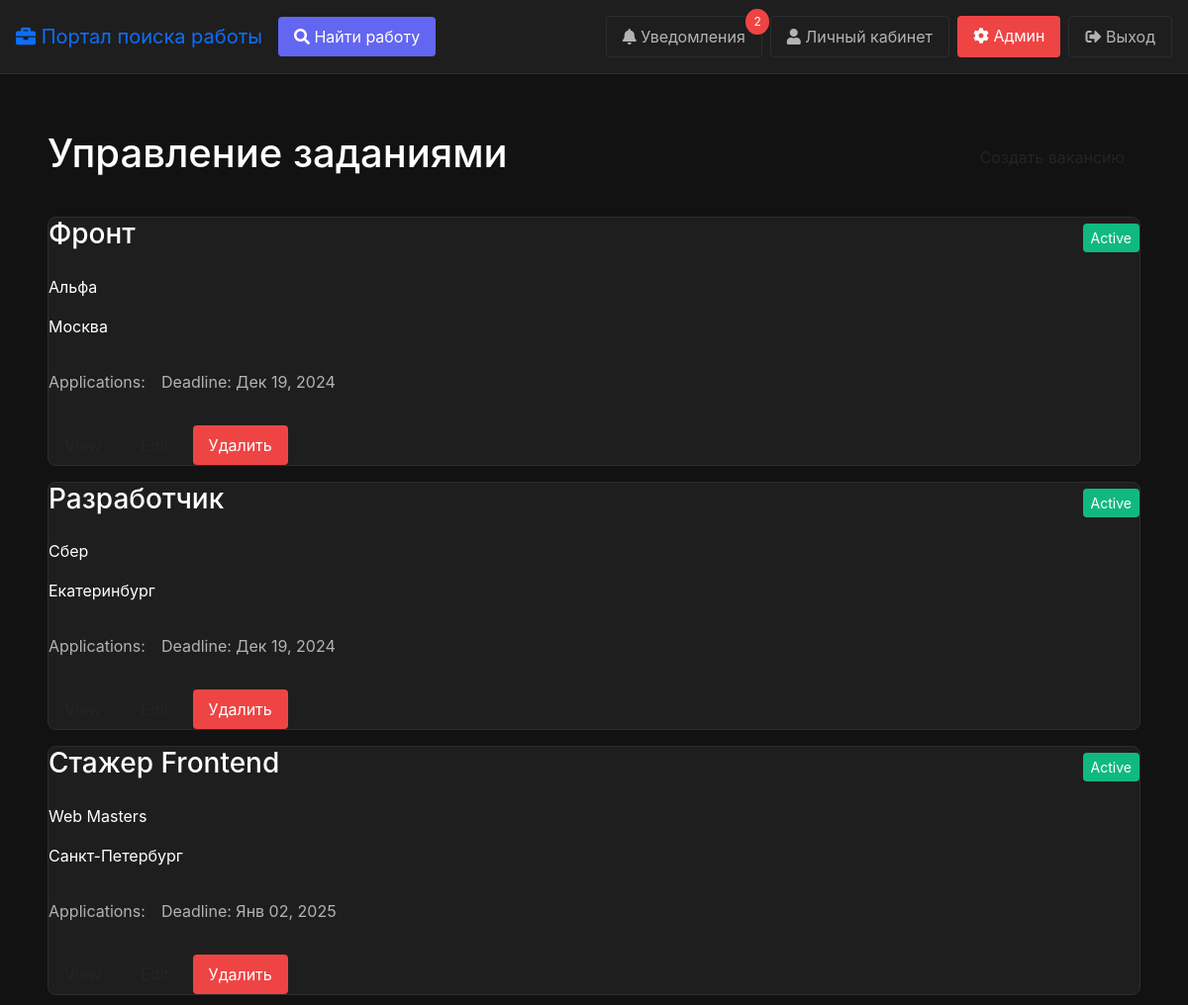
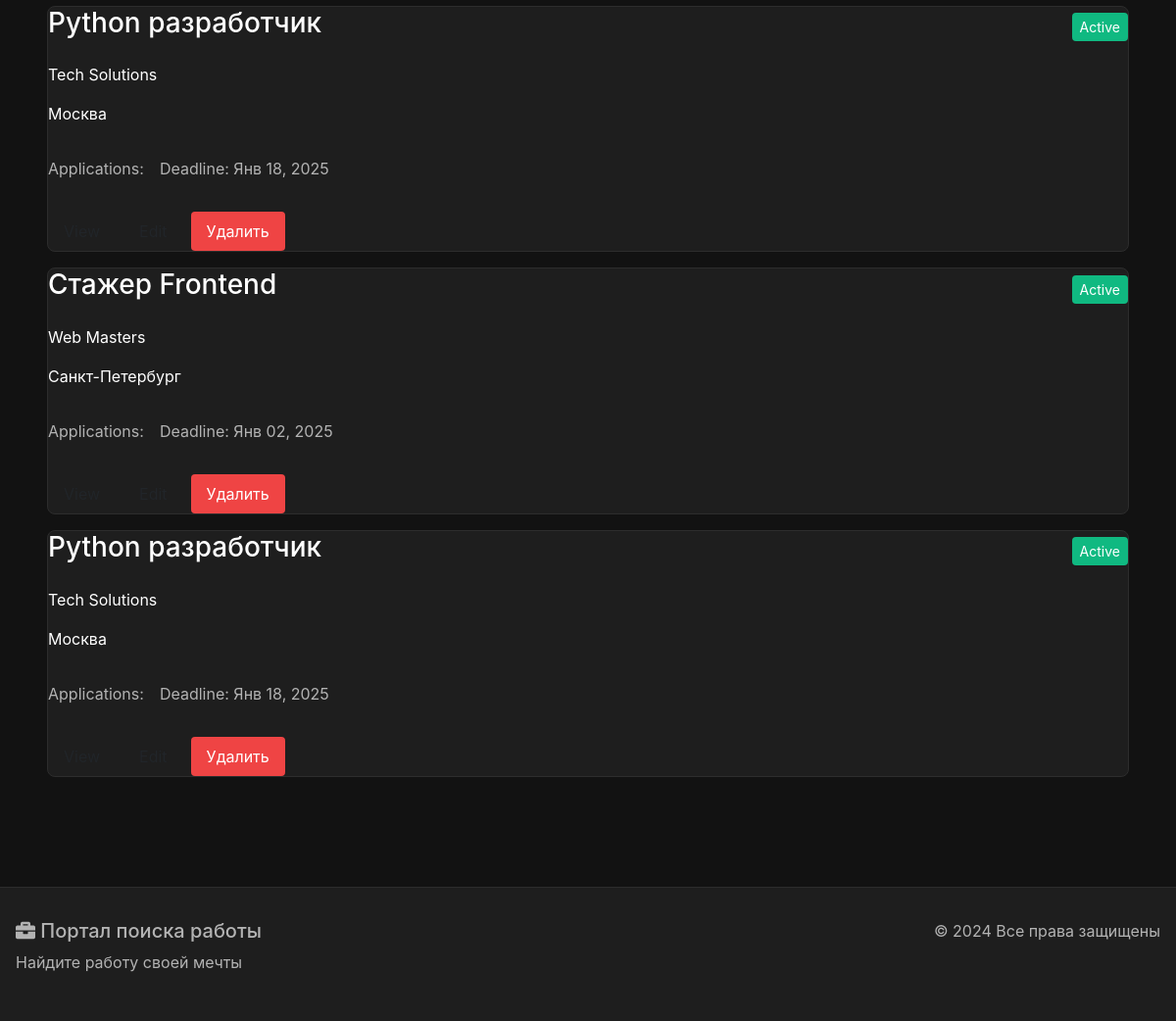
The page /jobs/admin/jobs/ (signed in) on the database its author committed (2 pictures, top to bottom).
### jobs/models.py (models this page shows, shortened)
class Job(models.Model):
    JOB_TYPES = [
        ('INTERNSHIP', 'Стажировка'),
        ('PART_TIME', 'Частичная занятость'),
        ('FULL_TIME', 'Полная занятость'),
    ]
    title = models.CharField('Название вакансии', max_length=200)
    description = models.TextField('Описание')
    company = models.CharField('Компания', max_length=200)
    location = models.CharField('Местоположение', max_length=200)
    job_type = models.CharField('Тип работы', max_length=50, choices=JOB_TYPES)
    created_at = models.DateTimeField('Дата создания', auto_now_add=True)
    updated_at = models.DateTimeField('Дата обновления', auto_now=True)
    deadline = models.DateTimeField('Срок подачи заявок')
    is_active = models.BooleanField('Активная', default=True)
    class Meta:
        verbose_name = 'Вакансия'
        verbose_name_plural = 'Вакансии'
        ordering = ['-created_at']

### jobs/admin_views.py (the view)
@method_decorator(staff_member_required, name='dispatch')
class AdminJobListView(ListView):
    model = Job
    template_name = 'jobs/admin/job_list.html'
    context_object_name = 'jobs'

### notifications/context_processors.py (called while the page is built)
def notifications(request):
    if request.user.is_authenticated:
        return {
            'unread_notifications_count': request.user.notifications.filter(is_read=False).count()
        }
    return {'unread_notifications_count': 0}

### templates/jobs/admin/job_list.html (shortened to what this page needs)
{% extends 'base.html' %}
{% block content %}
<div class="admin-container">
    <div class="admin-header">
        <h1>Управление заданиями</h1>
        <a href="{% url 'admin-job-create' %}" class="btn">Создать вакансию</a>
    </div>
    <div class="job-list">
        {% for job in jobs %}
        <div class="card job-card">
            <div class="job-header">
                <h3>{{ job.title }}</h3>
                <span class="status-badge {% if job.is_active %}active{% else %}inactive{% endif %}">
                    {{ job.is_active|yesno:"Active,Inactive" }}
                </span>
            </div>
            <p class="company">{{ job.company }}</p>
            <p class="location">{{ job.location }}</p>
            <div class="job-stats">
                <span>Applications: {{ job.application_set.count }}</span>
                <span>Deadline: {{ job.deadline|date:"M d, Y" }}</span>
            </div>
            <div class="card-actions">
                <a href="{% url 'admin-job-applications' job.id %}" class="btn">View</a>
                <a href="{% url 'admin-job-edit' job.id %}" class="btn">Edit</a>
                <button class="btn btn-danger" onclick="deleteJob('{{ job.id }}')">Удалить</button>
            </div>
        </div>
        {% empty %}
        <p class="no-results">Нет доступных работ.</p>
        {% endfor %}
    </div>
</div>
{% endblock %}

### templates/base.html (style rules this page uses)
:root { --bg-primary: #121212; --bg-secondary: #1e1e1e; --text-primary: #ffffff; --text-secondary: #b3b3b3; --accent: #6366f1; --accent-hover: #4f46e5; --border: #2d2d2d; --error: #ef4444; --success: #10b981; --warning: #f59e0b; --info: #3b82f6; }
body { margin: 0; padding: 0; font-family: -apple-system, BlinkMacSystemFont, 'Segoe UI', Roboto, sans-serif; background-color: var(--bg-primary); color: var(--text-primary); line-height: 1.5; }
.card { background-color: var(--bg-secondary); border: 1px solid var(--border); border-radius: 8px; margin-bottom: 1rem; }
.btn { display: inline-block; padding: 0.5rem 1rem; border-radius: 4px; border: none; cursor: pointer; transition: all 0.2s ease; text-decoration: none; }
.btn-danger { background-color: var(--error); color: white; }

### templates/jobs/admin/job_list.html (style rules this page uses)
.admin-container { max-width: 1200px; margin: 0 auto; padding: 2rem; }
.admin-header { display: flex; justify-content: space-between; align-items: center; margin-bottom: 2rem; }
.job-card { margin-bottom: 1rem; }
.job-header { display: flex; justify-content: space-between; align-items: center; margin-bottom: 1rem; }
.status-badge { padding: 0.25rem 0.5rem; border-radius: 4px; font-size: 0.875rem; }
.status-badge.active { background-color: var(--success); }
.job-stats { display: flex; gap: 1rem; margin: 1rem 0; color: var(--text-secondary); }
.card-actions { display: flex; gap: 0.5rem; margin-top: 1rem; }
.btn-danger { background-color: var(--error); }

### rows shown on the page
Job: title "Фронт", is_active "Active", company "Альфа", location "Москва", deadline "Дек 19, 2024"
Job: title "Разработчик", is_active "Active", company "Сбер", location "Екатеринбург", deadline "Дек 19, 2024"
Job: title "Стажер Frontend", is_active "Active", company "Web Masters", location "Санкт-Петербург", deadline "Янв 02, 2025"
Job: title "Python разработчик", is_active "Active", company "Tech Solutions", location "Москва", deadline "Янв 18, 2025"
Job: title "Стажер Frontend", is_active "Active", company "Web Masters", location "Санкт-Петербург", deadline "Янв 02, 2025"
Job: title "Python разработчик", is_active "Active", company "Tech Solutions", location "Москва", deadline "Янв 18, 2025"

### other values the page prints
{{ unread_notifications_count }} "2"
